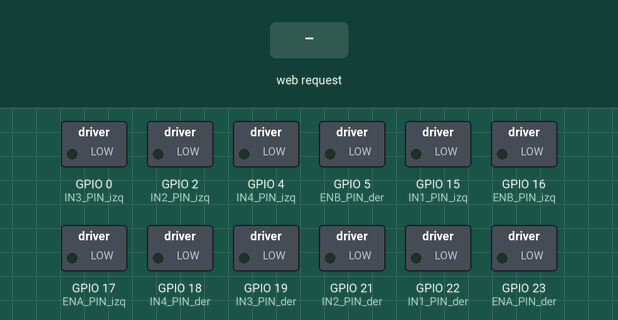
Recording of a sketch running on a simulated ESP32. Parts: switched loads named in the sketch (green lamp = pin HIGH). Inputs (shaded band) come from the test bench. WiFi joins after 1.5 s; servers stay silent unless stated; what the sketch prints to the serial monitor is not drawn.

Above: at 2.7 s.
2.8 s: HTTP request GET /forward received
At 3.5 s:
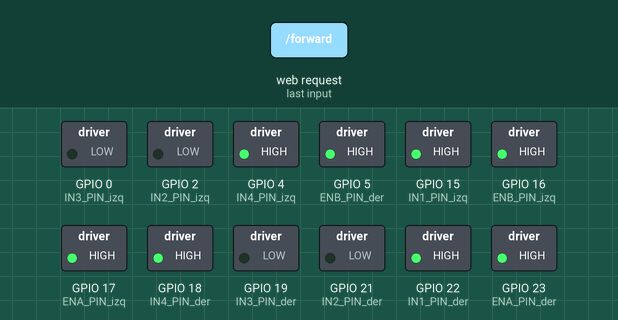
4.3 s: HTTP request GET /backward received
At 4.7 s:
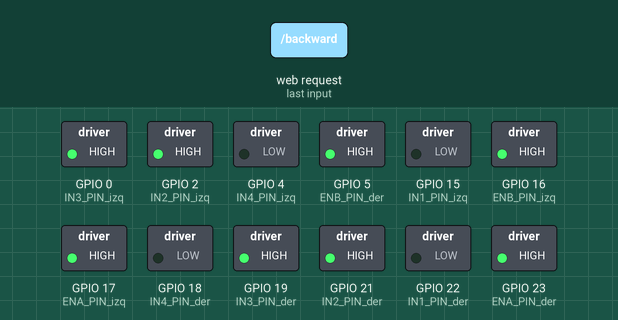
5.8 s: HTTP request GET /left received
At 7.0 s:
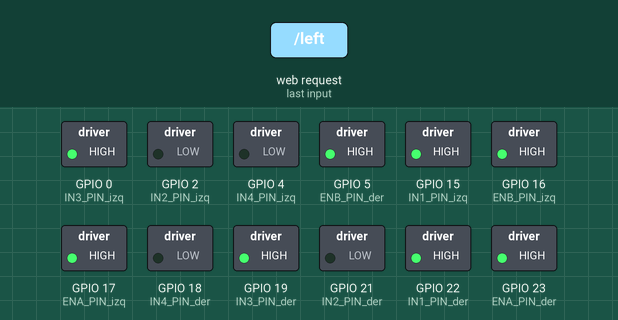
7.3 s: HTTP request GET /right received
At 8.2 s:
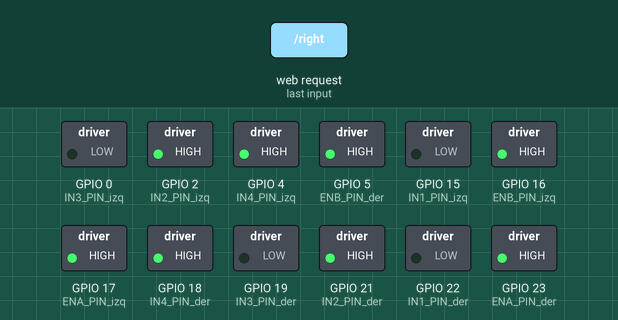
8.8 s: HTTP request GET /rotateLeft received
At 9.3 s:
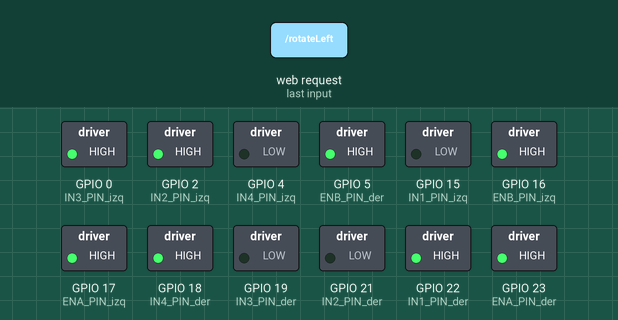
10.3 s: HTTP request GET /rotateRight received
At 11.6 s:
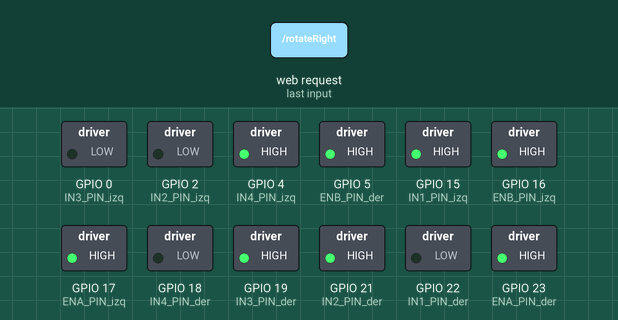
Timing chart, 0 to 12.8 s (numbered marks = the images above; inputs shaded):
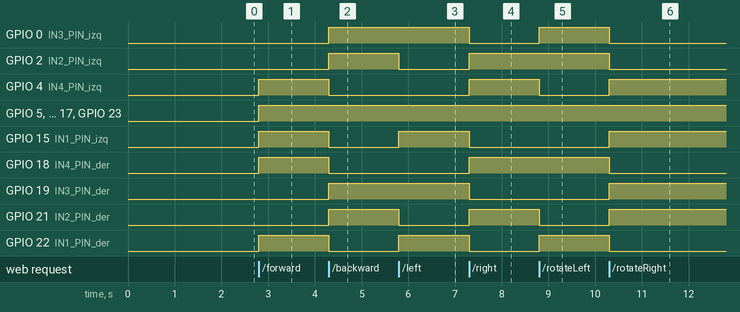

Measured:
- after the input at 2.8 s, GPIO 4 (IN4_PIN_izq), GPIO 5 (ENB_PIN_der), GPIO 15 (IN1_PIN_izq), GPIO 16 (ENB_PIN_izq), GPIO 17 (ENA_PIN_izq), GPIO 18 (IN4_PIN_der), GPIO 22 (IN1_PIN_der), GPIO 23 (ENA_PIN_der): LOW → HIGH at once
- after the input at 4.3 s, GPIO 0 (IN3_PIN_izq), GPIO 2 (IN2_PIN_izq), GPIO 19 (IN3_PIN_der), GPIO 21 (IN2_PIN_der): LOW → HIGH at once; GPIO 4 (IN4_PIN_izq), GPIO 15 (IN1_PIN_izq), GPIO 18 (IN4_PIN_der), GPIO 22 (IN1_PIN_der): HIGH → LOW at once
- after the input at 5.8 s, GPIO 2 (IN2_PIN_izq), GPIO 21 (IN2_PIN_der): HIGH → LOW at once; GPIO 15 (IN1_PIN_izq), GPIO 22 (IN1_PIN_der): LOW → HIGH at once
- after the input at 7.3 s, GPIO 0 (IN3_PIN_izq), GPIO 15 (IN1_PIN_izq), GPIO 19 (IN3_PIN_der), GPIO 22 (IN1_PIN_der): HIGH → LOW at once; GPIO 2 (IN2_PIN_izq), GPIO 4 (IN4_PIN_izq), GPIO 18 (IN4_PIN_der), GPIO 21 (IN2_PIN_der): LOW → HIGH at once
- after the input at 8.8 s, GPIO 0 (IN3_PIN_izq), GPIO 22 (IN1_PIN_der): LOW → HIGH at once; GPIO 4 (IN4_PIN_izq), GPIO 21 (IN2_PIN_der): HIGH → LOW at once
- after the input at 10.3 s, GPIO 0 (IN3_PIN_izq), GPIO 2 (IN2_PIN_izq), GPIO 18 (IN4_PIN_der), GPIO 22 (IN1_PIN_der): HIGH → LOW at once; GPIO 4 (IN4_PIN_izq), GPIO 15 (IN1_PIN_izq), GPIO 19 (IN3_PIN_der), GPIO 21 (IN2_PIN_der): LOW → HIGH at once

The sketch:

vehiculo-omni.ino
```cpp
#include <WiFi.h>
#include <WebServer.h>
#include "esp_wifi.h"

// Configuración de red WiFi
const char* ssid = "Tu_SSID";
const char* password = "Tu_Contraseña";

// Definición de pines para el puente H izquierdo
#define ENA_PIN_izq 17
#define IN1_PIN_izq 15
#define IN2_PIN_izq 2
#define IN3_PIN_izq 0
#define IN4_PIN_izq 4
#define ENB_PIN_izq 16

// Definición de pines para el puente H derecho
#define ENA_PIN_der 23
#define IN1_PIN_der 22
#define IN2_PIN_der 21
#define IN3_PIN_der 19
#define IN4_PIN_der 18
#define ENB_PIN_der 5

WebServer server(80); // Servidor web en el puerto 80

void setup() {
  Serial.begin(115200);

  // Inicializar WiFi
  Serial.println("Conectando a WiFi...");
  WiFi.begin(ssid, password);
  while (WiFi.status() != WL_CONNECTED) {
    delay(500);
    Serial.print(".");
  }
  Serial.println("");
  Serial.println("Conectado a WiFi");
  Serial.print("Dirección IP: ");
  Serial.println(WiFi.localIP());

  // Configuración de pines como salida
  pinMode(ENA_PIN_izq, OUTPUT);
  pinMode(IN1_PIN_izq, OUTPUT);
  pinMode(IN2_PIN_izq, OUTPUT);
  pinMode(ENB_PIN_izq, OUTPUT);
  pinMode(IN3_PIN_izq, OUTPUT);
  pinMode(IN4_PIN_izq, OUTPUT);
  pinMode(ENA_PIN_der, OUTPUT);
  pinMode(IN1_PIN_der, OUTPUT);
  pinMode(IN2_PIN_der, OUTPUT);
  pinMode(ENB_PIN_der, OUTPUT);
  pinMode(IN3_PIN_der, OUTPUT);
  pinMode(IN4_PIN_der, OUTPUT);

  // Configurar rutas del servidor web
  server.on("/", handleRoot);
  server.on("/forward", handleForward);
  server.on("/backward", handleBackward);
  server.on("/left", handleLeft);
  server.on("/right", handleRight);
  server.on("/rotateLeft", handleRotateLeft);
  server.on("/rotateRight", handleRotateRight);
  server.on("/stop", handleStop);

  server.begin();
  Serial.println("Servidor web iniciado");
}

void loop() {
  server.handleClient(); // Manejar solicitudes del cliente web
}

// Funciones de manejo de rutas
void handleRoot() {
  String html = "<html><head><title>Control del Vehiculo</title><style>";
  html += "body { font-family: Arial, sans-serif; background-color: #f0f8ff; color: #333; text-align: center; padding: 20px; }";
  html += "h1 { color: #00509e; margin-bottom: 30px; }";
  html += ".button { font-size: 20px; width: 160px; height: 60px; margin: 15px; border-radius: 10px; background-color: #007bff; color: white; border: none; cursor: pointer; transition: background-color 0.3s ease; }";
  html += ".button:hover { background-color: #0056b3; }";
  html += ".button:active { background-color: #003f7f; transform: scale(0.98); }"; // Color más oscuro y efecto de presión
  html += "</style></head><body>";
  html += "<h1>Control del Vehículo</h1>";
  html += "<button class=\"button\" onclick=\"fetch('/forward')\">Adelante</button><br>";
  html += "<button class=\"button\" onclick=\"fetch('/left')\">Izquierda</button>";
  html += "<button class=\"button\" onclick=\"fetch('/stop')\">Detener</button>";
  html += "<button class=\"button\" onclick=\"fetch('/right')\">Derecha</button><br>";
  html += "<button class=\"button\" onclick=\"fetch('/backward')\">Atras</button><br><br>";
  html += "<button class=\"button\" onclick=\"fetch('/rotateLeft')\">Girar Izquierda</button>";
  html += "<button class=\"button\" onclick=\"fetch('/rotateRight')\">Girar Derecha</button>";
  html += "</body></html>";
  server.send(200, "text/html", html);
}


void handleForward() {
  motorAdelante(255);
  server.send(200, "text/plain", "Adelante");
}

void handleBackward() {
  motorAtras(255);
  server.send(200, "text/plain", "Atrás");
}

void handleLeft() {
  motorIzquierda(255);
  server.send(200, "text/plain", "Izquierda");
}

void handleRight() {
  motorDerecha(255);
  server.send(200, "text/plain", "Derecha");
}

void handleRotateLeft() {
  motorGirarIzquierda(255);
  server.send(200, "text/plain", "Girar Izquierda");
}

void handleRotateRight() {
  motorGirarDerecha(255);
  server.send(200, "text/plain", "Girar Derecha");
}

void handleStop() {
  motorDetener();
  server.send(200, "text/plain", "Detenido");
}

// Funciones de control del motor (mismas que antes)
void motorAdelante(int speed) {
  // Motores izquierdo y derecho hacia adelante
  digitalWrite(IN1_PIN_izq, HIGH);
  digitalWrite(IN2_PIN_izq, LOW);
  analogWrite(ENA_PIN_izq, speed);

  digitalWrite(IN3_PIN_izq, LOW);
  digitalWrite(IN4_PIN_izq, HIGH);
  analogWrite(ENB_PIN_izq, speed);

  digitalWrite(IN1_PIN_der, HIGH);
  digitalWrite(IN2_PIN_der, LOW);
  analogWrite(ENA_PIN_der, speed);

  digitalWrite(IN3_PIN_der, LOW);
  digitalWrite(IN4_PIN_der, HIGH);
  analogWrite(ENB_PIN_der, speed);
}

void motorAtras(int speed) {
  // Motores izquierdo y derecho hacia atrás
  digitalWrite(IN1_PIN_izq, LOW);
  digitalWrite(IN2_PIN_izq, HIGH);
  analogWrite(ENA_PIN_izq, speed);

  digitalWrite(IN3_PIN_izq, HIGH);
  digitalWrite(IN4_PIN_izq, LOW);
  analogWrite(ENB_PIN_izq, speed);

  digitalWrite(IN1_PIN_der, LOW);
  digitalWrite(IN2_PIN_der, HIGH);
  analogWrite(ENA_PIN_der, speed);

  digitalWrite(IN3_PIN_der, HIGH);
  digitalWrite(IN4_PIN_der, LOW);
  analogWrite(ENB_PIN_der, speed);
}

  // Movimiento lateral hacia la izquierda
void motorIzquierda(int speed) {
    // Frente Izquierdo hacia Atras
  digitalWrite(IN1_PIN_izq, HIGH);
  digitalWrite(IN2_PIN_izq, LOW);
  analogWrite(ENA_PIN_izq, speed);

  // Trasero Izquierdo hacia Adelante
  digitalWrite(IN3_PIN_izq, HIGH);
  digitalWrite(IN4_PIN_izq, LOW);
  analogWrite(ENB_PIN_izq, speed);

  // Frente Derecho hacia Adelante
  digitalWrite(IN1_PIN_der, HIGH);
  digitalWrite(IN2_PIN_der, LOW);
  analogWrite(ENA_PIN_der, speed);

  // Trasero Derecho hacia Atras
  digitalWrite(IN3_PIN_der, HIGH);
  digitalWrite(IN4_PIN_der, LOW);
  analogWrite(ENB_PIN_der, speed);
}

  // Movimiento lateral hacia la derecha
void motorDerecha(int speed) {
// Frente Izquierdo hacia Adelante
  digitalWrite(IN1_PIN_izq, LOW);
  digitalWrite(IN2_PIN_izq, HIGH);
  analogWrite(ENA_PIN_izq, speed);

  // Trasero Izquierdo hacia Atras
  digitalWrite(IN3_PIN_izq, LOW);
  digitalWrite(IN4_PIN_izq, HIGH);
  analogWrite(ENB_PIN_izq, speed);

  // Frente Derecho hacia Atras
  digitalWrite(IN1_PIN_der, LOW);
  digitalWrite(IN2_PIN_der, HIGH);
  analogWrite(ENA_PIN_der, speed);

  // Trasero Derecho hacia Adelante
  digitalWrite(IN3_PIN_der, LOW);
  digitalWrite(IN4_PIN_der, HIGH);
  analogWrite(ENB_PIN_der, speed);

}

void motorGirarIzquierda(int speed) {
  // Giro sobre el eje hacia la izquierda
  digitalWrite(IN1_PIN_izq, LOW);
  digitalWrite(IN2_PIN_izq, HIGH);
  analogWrite(ENA_PIN_izq, speed);

  digitalWrite(IN3_PIN_izq, HIGH);
  digitalWrite(IN4_PIN_izq, LOW);
  analogWrite(ENB_PIN_izq, speed);

  digitalWrite(IN1_PIN_der, HIGH);
  digitalWrite(IN2_PIN_der, LOW);
  analogWrite(ENA_PIN_der, speed);

  digitalWrite(IN3_PIN_der, LOW);
  digitalWrite(IN4_PIN_der, HIGH);
  analogWrite(ENB_PIN_der, speed);
}

void motorGirarDerecha(int speed) {
  // Giro sobre el eje hacia la derecha
  digitalWrite(IN1_PIN_izq, HIGH);
  digitalWrite(IN2_PIN_izq, LOW);
  analogWrite(ENA_PIN_izq, speed);

  digitalWrite(IN3_PIN_izq, LOW);
  digitalWrite(IN4_PIN_izq, HIGH);
  analogWrite(ENB_PIN_izq, speed);

  digitalWrite(IN1_PIN_der, LOW);
  digitalWrite(IN2_PIN_der, HIGH);
  analogWrite(ENA_PIN_der, speed);

  digitalWrite(IN3_PIN_der, HIGH);
  digitalWrite(IN4_PIN_der, LOW);
  analogWrite(ENB_PIN_der, speed);
}

void motorDetener() {
  // Detener todos los motores
  digitalWrite(IN1_PIN_izq, LOW);
  digitalWrite(IN2_PIN_izq, LOW);
  analogWrite(ENA_PIN_izq, 0);

  digitalWrite(IN3_PIN_izq, LOW);
  digitalWrite(IN4_PIN_izq, LOW);
  analogWrite(ENB_PIN_izq, 0);

  digitalWrite(IN1_PIN_der, LOW);
  digitalWrite(IN2_PIN_der, LOW);
  analogWrite(ENA_PIN_der, 0);

  digitalWrite(IN3_PIN_der, LOW);
  digitalWrite(IN4_PIN_der, LOW);
  analogWrite(ENB_PIN_der, 0);
}
```
